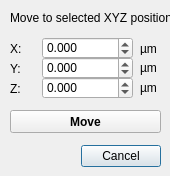
<?xml version="1.0" encoding="UTF-8"?>
<ui version="4.0">
 <class>setStagePosition</class>
 <widget class="QDialog" name="setStagePosition">
  <property name="windowModality">
   <enum>Qt::ApplicationModal</enum>
  </property>
  <property name="geometry">
   <rect>
    <x>0</x>
    <y>0</y>
    <width>170</width>
    <height>176</height>
   </rect>
  </property>
  <property name="windowTitle">
   <string>Set Stage XYZ</string>
  </property>
  <widget class="QDialogButtonBox" name="buttonBox">
   <property name="geometry">
    <rect>
     <x>60</x>
     <y>140</y>
     <width>101</width>
     <height>32</height>
    </rect>
   </property>
   <property name="orientation">
    <enum>Qt::Horizontal</enum>
   </property>
   <property name="standardButtons">
    <set>QDialogButtonBox::Cancel</set>
   </property>
  </widget>
  <widget class="QLabel" name="label_18">
   <property name="geometry">
    <rect>
     <x>140</x>
     <y>80</y>
     <width>20</width>
     <height>16</height>
    </rect>
   </property>
   <property name="text">
    <string>µm</string>
   </property>
  </widget>
  <widget class="QDoubleSpinBox" name="doubleSpinBox_X">
   <property name="geometry">
    <rect>
     <x>42</x>
     <y>37</y>
     <width>91</width>
     <height>22</height>
    </rect>
   </property>
   <property name="decimals">
    <number>3</number>
   </property>
   <property name="minimum">
    <double>-999999.998999999952503</double>
   </property>
   <property name="maximum">
    <double>999999.998999999952503</double>
   </property>
   <property name="singleStep">
    <double>1.000000000000000</double>
   </property>
   <property name="value">
    <double>0.000000000000000</double>
   </property>
  </widget>
  <widget class="QDoubleSpinBox" name="doubleSpinBox_Y">
   <property name="geometry">
    <rect>
     <x>42</x>
     <y>57</y>
     <width>91</width>
     <height>22</height>
    </rect>
   </property>
   <property name="decimals">
    <number>3</number>
   </property>
   <property name="minimum">
    <double>-999999.998999999952503</double>
   </property>
   <property name="maximum">
    <double>999999.998999999952503</double>
   </property>
   <property name="singleStep">
    <double>1.000000000000000</double>
   </property>
  </widget>
  <widget class="QLabel" name="label_17">
   <property name="geometry">
    <rect>
     <x>140</x>
     <y>60</y>
     <width>20</width>
     <height>16</height>
    </rect>
   </property>
   <property name="text">
    <string>µm</string>
   </property>
  </widget>
  <widget class="QLabel" name="label_13">
   <property name="geometry">
    <rect>
     <x>140</x>
     <y>42</y>
     <width>20</width>
     <height>13</height>
    </rect>
   </property>
   <property name="text">
    <string>µm</string>
   </property>
  </widget>
  <widget class="QDoubleSpinBox" name="doubleSpinBox_Z">
   <property name="geometry">
    <rect>
     <x>42</x>
     <y>77</y>
     <width>91</width>
     <height>22</height>
    </rect>
   </property>
   <property name="decimals">
    <number>3</number>
   </property>
   <property name="minimum">
    <double>-999999.998999999952503</double>
   </property>
   <property name="maximum">
    <double>999999.998999999952503</double>
   </property>
   <property name="singleStep">
    <double>1.000000000000000</double>
   </property>
  </widget>
  <widget class="QPushButton" name="pushButton_move">
   <property name="geometry">
    <rect>
     <x>10</x>
     <y>110</y>
     <width>151</width>
     <height>23</height>
    </rect>
   </property>
   <property name="font">
    <font>
     <weight>75</weight>
     <bold>true</bold>
    </font>
   </property>
   <property name="text">
    <string>Move</string>
   </property>
  </widget>
  <widget class="QLabel" name="label_14">
   <property name="geometry">
    <rect>
     <x>10</x>
     <y>42</y>
     <width>25</width>
     <height>13</height>
    </rect>
   </property>
   <property name="text">
    <string>X:</string>
   </property>
  </widget>
  <widget class="QLabel" name="label_15">
   <property name="geometry">
    <rect>
     <x>10</x>
     <y>62</y>
     <width>25</width>
     <height>13</height>
    </rect>
   </property>
   <property name="text">
    <string>Y:</string>
   </property>
  </widget>
  <widget class="QLabel" name="label_16">
   <property name="geometry">
    <rect>
     <x>10</x>
     <y>82</y>
     <width>25</width>
     <height>13</height>
    </rect>
   </property>
   <property name="text">
    <string>Z:</string>
   </property>
  </widget>
  <widget class="QLabel" name="label">
   <property name="geometry">
    <rect>
     <x>10</x>
     <y>10</y>
     <width>201</width>
     <height>16</height>
    </rect>
   </property>
   <property name="font">
    <font>
     <weight>50</weight>
     <bold>false</bold>
    </font>
   </property>
   <property name="text">
    <string>Move to selected XYZ position</string>
   </property>
  </widget>
 </widget>
 <resources/>
 <connections>
  <connection>
   <sender>buttonBox</sender>
   <signal>accepted()</signal>
   <receiver>setStagePosition</receiver>
   <slot>accept()</slot>
   <hints>
    <hint type="sourcelabel">
     <x>248</x>
     <y>254</y>
    </hint>
    <hint type="destinationlabel">
     <x>157</x>
     <y>274</y>
    </hint>
   </hints>
  </connection>
  <connection>
   <sender>buttonBox</sender>
   <signal>rejected()</signal>
   <receiver>setStagePosition</receiver>
   <slot>reject()</slot>
   <hints>
    <hint type="sourcelabel">
     <x>316</x>
     <y>260</y>
    </hint>
    <hint type="destinationlabel">
     <x>286</x>
     <y>274</y>
    </hint>
   </hints>
  </connection>
 </connections>
</ui>
